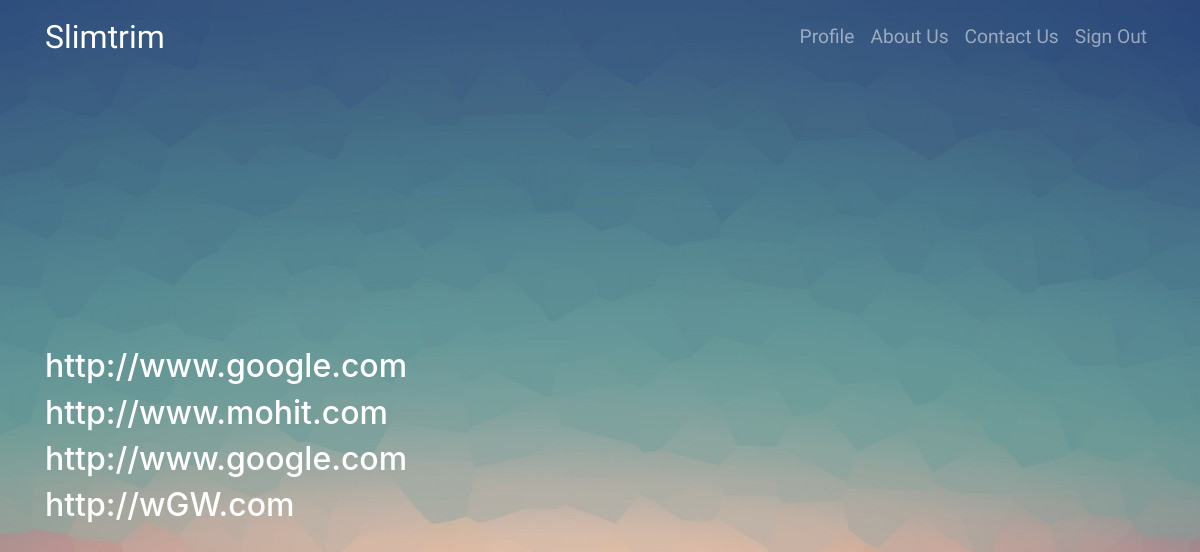
/profile/ (signed in), run on the app's committed database.
### shortener/models.py (models this page shows, shortened)
class Shortener(models.Model):
	url = models.URLField(max_length=250)
	short_url = models.CharField(max_length=15, unique=True, blank=True)
	created_at = models.DateTimeField(auto_now_add=True)
	updated_at = models.DateTimeField(auto_now=True)
	count = models.IntegerField(default=0)
	end_user = models.ForeignKey(settings.AUTH_USER_MODEL, null=True, blank=True)
	active = models.BooleanField(default=True)
	objects = ShortenerManager()
	def __str__(self):
		return self.url

### shortener/views.py (the view)
# urls.py: url(r'^profile/$', views.ProfileView.as_view(), name='profile'),
class ProfileView(LoginRequiredMixin, ListView):
	login_url = '/login'
	context_object_name = 'urls'
	template_name = 'shortener/profile.html'
	def get_queryset(self):
		return Shortener.objects.filter(end_user=self.request.user)

### shortener/templates/shortener/profile.html
{% extends 'shortener/layout.html' %}
{% block content %}
	{% for url in urls %}
		<h2 class="h2">{{ url }}</h2>
	{% endfor %}
{% endblock %}

### shortener/static/shortener/css/style.css (style rules this page uses)
body { background-image: url('../images/hero.jpg'); background-size: cover; color: white; background-repeat: no-repeat; background-position: center; background-attachment: fixed; padding-top: 80px; height: 100%; }
html, body { height:100%; }
body { display:flex; align-items:center; }

### data on the page
Shortener: url "http://www.google.com"
Shortener: url "http://www.mohit.com"
Shortener: url "http://www.google.com"
Shortener: url "http://wGW.com"
